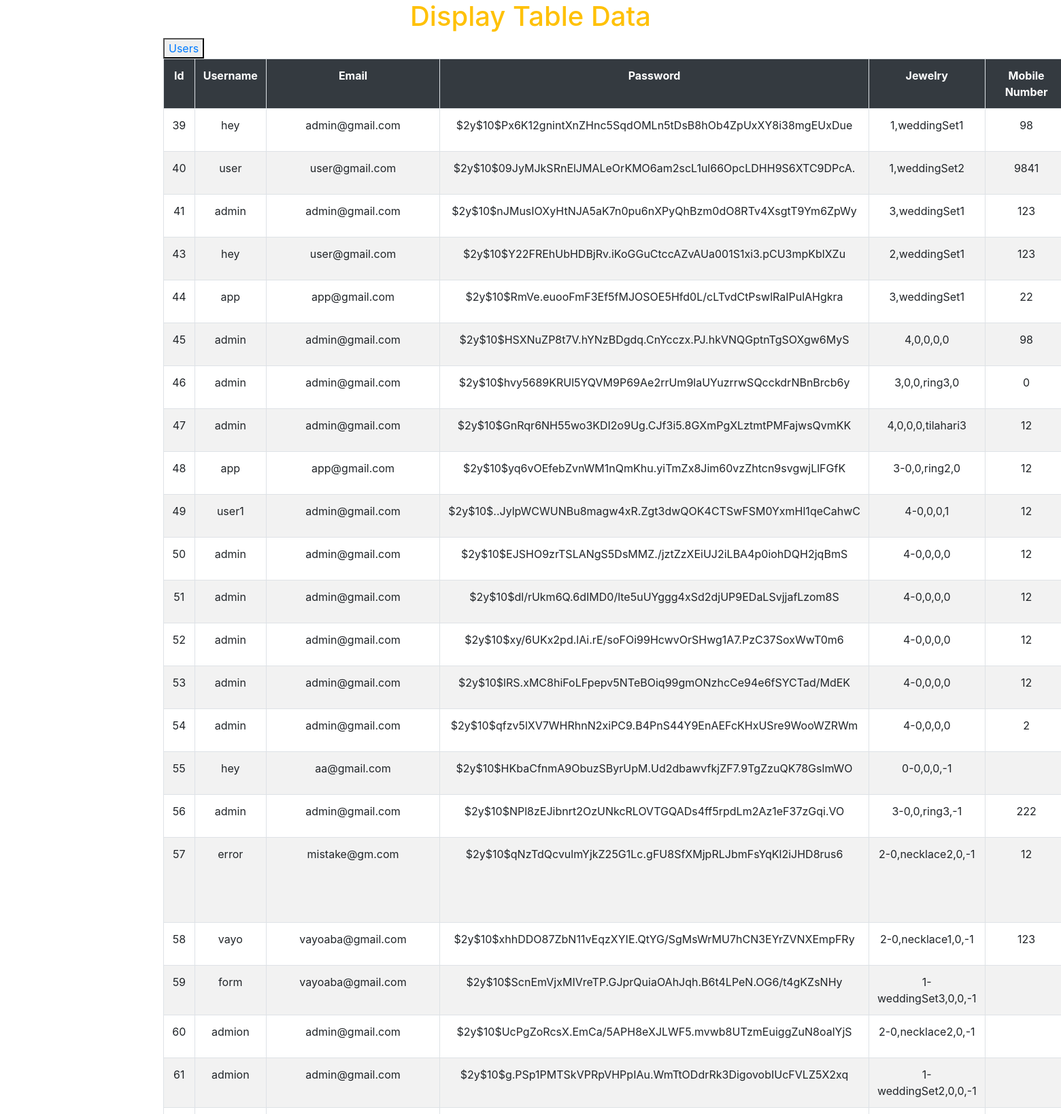
/backend/display.php (upper part), run on the app's committed database.
### tables this page shows
CREATE TABLE `crudtable` (
  `id` int(11) NOT NULL,
  `username` varchar(255) NOT NULL,
  `email` varchar(255) NOT NULL,
  `password` varchar(255) NOT NULL,
  `jewelry` varchar(255) NOT NULL,
  `mobilenumber` varchar(255) NOT NULL,
  `imageUpload` varchar(255) NOT NULL,
  `comment` varchar(255) NOT NULL
);

### backend/display.php (the view, shortened to what this page needs)
<!DOCTYPE html>
<html>
<head>
  <link rel="stylesheet" href="https://cdn.jsdelivr.net/npm/bootstrap@4.6.1/dist/css/bootstrap.min.css">
  <link rel="stylesheet" type="text/css" href="demo.css">
</head>
<body>
	<div class="container">
		<div class="col-lg-12">
			<h1 class="text-warning text-center"> Display Table Data</h1>
			<button><a href="users.php">Users</a></button>
			<table class="table table-striped table-hover table-bordered">
				<tr class="bg-dark text-white text-center">
					<th>Id</th>
					<th>Username</th>
					<th>Email</th>
					<th>Password</th>
					<th>Jewelry</th>
					<th>Mobile Number</th>
				</tr>
			<?php
				include 'connect.php';
				$q = "select * from crudtable";
				$query=mysqli_query($con,$q);
				while ($result = mysqli_fetch_array($query)) {
			?>
				<tr class="text-center">
					<td><?php echo $result['id']; ?></td>
					<td><?php echo $result['username']; ?></td>
					<td><?php echo $result['email']; ?></td>
					<td><?php echo $result['password']; ?></td>
					<td><?php echo $result['jewelry']; ?></td>
					<td><?php echo $result['mobilenumber']; ?></td>
				</tr>
				<?php
			}
				?>
			</table>
		</div>
	</div>
</body>
</html>

### data on the page
crudtable: id "39", username "hey", email "admin@gmail.com", password "$2y$10$Px6K12gnintXnZHnc5SqdOMLn5tDsB8hOb4ZpUxXY8i38mgEUxDue", jewelry "1,weddingSet1", mobilenumber "98"
crudtable: id "40", username "user", email "user@gmail.com", password "$2y$10$09JyMJkSRnElJMALeOrKMO6am2scL1ul66OpcLDHH9S6XTC9DPcA.", jewelry "1,weddingSet2", mobilenumber "9841"
crudtable: id "41", username "admin", email "admin@gmail.com", password "$2y$10$nJMusIOXyHtNJA5aK7n0pu6nXPyQhBzm0dO8RTv4XsgtT9Ym6ZpWy", jewelry "3,weddingSet1", mobilenumber "123"
crudtable: id "43", username "hey", email "user@gmail.com", password "$2y$10$Y22FREhUbHDBjRv.iKoGGuCtccAZvAUa001S1xi3.pCU3mpKblXZu", jewelry "2,weddingSet1", mobilenumber "123"
crudtable: id "44", username "app", email "app@gmail.com", password "$2y$10$RmVe.euooFmF3Ef5fMJOSOE5Hfd0L/cLTvdCtPswlRaIPulAHgkra", jewelry "3,weddingSet1", mobilenumber "22"
crudtable: id "45", username "admin", email "admin@gmail.com", password "$2y$10$HSXNuZP8t7V.hYNzBDgdq.CnYcczx.PJ.hkVNQGptnTgSOXgw6MyS", jewelry "4,0,0,0,0", mobilenumber "98"
crudtable: id "46", username "admin", email "admin@gmail.com", password "$2y$10$hvy5689KRUl5YQVM9P69Ae2rrUm9laUYuzrrwSQcckdrNBnBrcb6y", jewelry "3,0,0,ring3,0", mobilenumber "0"
crudtable: id "47", username "admin", email "admin@gmail.com", password "$2y$10$GnRqr6NH55wo3KDI2o9Ug.CJf3i5.8GXmPgXLztmtPMFajwsQvmKK", jewelry "4,0,0,0,tilahari3", mobilenumber "12"
crudtable: id "48", username "app", email "app@gmail.com", password "$2y$10$yq6vOEfebZvnWM1nQmKhu.yiTmZx8Jim60vzZhtcn9svgwjLlFGfK", jewelry "3-0,0,ring2,0", mobilenumber "12"
crudtable: id "49", username "user1", email "admin@gmail.com", password "$2y$10$..JylpWCWUNBu8magw4xR.Zgt3dwQOK4CTSwFSM0YxmHl1qeCahwC", jewelry "4-0,0,0,1", mobilenumber "12"
crudtable: id "50", username "admin", email "admin@gmail.com", password "$2y$10$EJSHO9zrTSLANgS5DsMMZ./jztZzXEiUJ2iLBA4p0iohDQH2jqBmS", jewelry "4-0,0,0,0", mobilenumber "12"
crudtable: id "51", username "admin", email "admin@gmail.com", password "$2y$10$dl/rUkm6Q.6dIMD0/lte5uUYggg4xSd2djUP9EDaLSvjjafLzom8S", jewelry "4-0,0,0,0", mobilenumber "12"
crudtable: id "52", username "admin", email "admin@gmail.com", password "$2y$10$xy/6UKx2pd.lAi.rE/soFOi99HcwvOrSHwg1A7.PzC37SoxWwT0m6", jewelry "4-0,0,0,0", mobilenumber "12"
crudtable: id "53", username "admin", email "admin@gmail.com", password "$2y$10$lRS.xMC8hiFoLFpepv5NTeBOiq99gmONzhcCe94e6fSYCTad/MdEK", jewelry "4-0,0,0,0", mobilenumber "12"
crudtable: id "54", username "admin", email "admin@gmail.com", password "$2y$10$qfzv5lXV7WHRhnN2xiPC9.B4PnS44Y9EnAEFcKHxUSre9WooWZRWm", jewelry "4-0,0,0,0", mobilenumber "2"
crudtable: id "55", username "hey", email "aa@gmail.com", password "$2y$10$HKbaCfnmA9ObuzSByrUpM.Ud2dbawvfkjZF7.9TgZzuQK78GslmWO", jewelry "0-0,0,0,-1"
crudtable: id "56", username "admin", email "admin@gmail.com", password "$2y$10$NPl8zEJibnrt2OzUNkcRLOVTGQADs4ff5rpdLm2Az1eF37zGqi.VO", jewelry "3-0,0,ring3,-1", mobilenumber "222"
crudtable: id "57", username "error", email "mistake@gm.com", password "$2y$10$qNzTdQcvulmYjkZ25G1Lc.gFU8SfXMjpRLJbmFsYqKl2iJHD8rus6", jewelry "2-0,necklace2,0,-1", mobilenumber "12"
crudtable: id "58", username "vayo", email "vayoaba@gmail.com", password "$2y$10$xhhDDO87ZbN11vEqzXYIE.QtYG/SgMsWrMU7hCN3EYrZVNXEmpFRy", jewelry "2-0,necklace1,0,-1", mobilenumber "123"
crudtable: id "59", username "form", email "vayoaba@gmail.com", password "$2y$10$ScnEmVjxMIVreTP.GJprQuiaOAhJqh.B6t4LPeN.OG6/t4gKZsNHy", jewelry "1-weddingSet3,0,0,-1"
crudtable: id "60", username "admion", email "admin@gmail.com", password "$2y$10$UcPgZoRcsX.EmCa/5APH8eXJLWF5.mvwb8UTzmEuiggZuN8oalYjS", jewelry "2-0,necklace2,0,-1"
crudtable: id "61", username "admion", email "admin@gmail.com", password "$2y$10$g.PSp1PMTSkVPRpVHPpIAu.WmTtODdrRk3DigovobIUcFVLZ5X2xq", jewelry "1-weddingSet2,0,0,-1"
